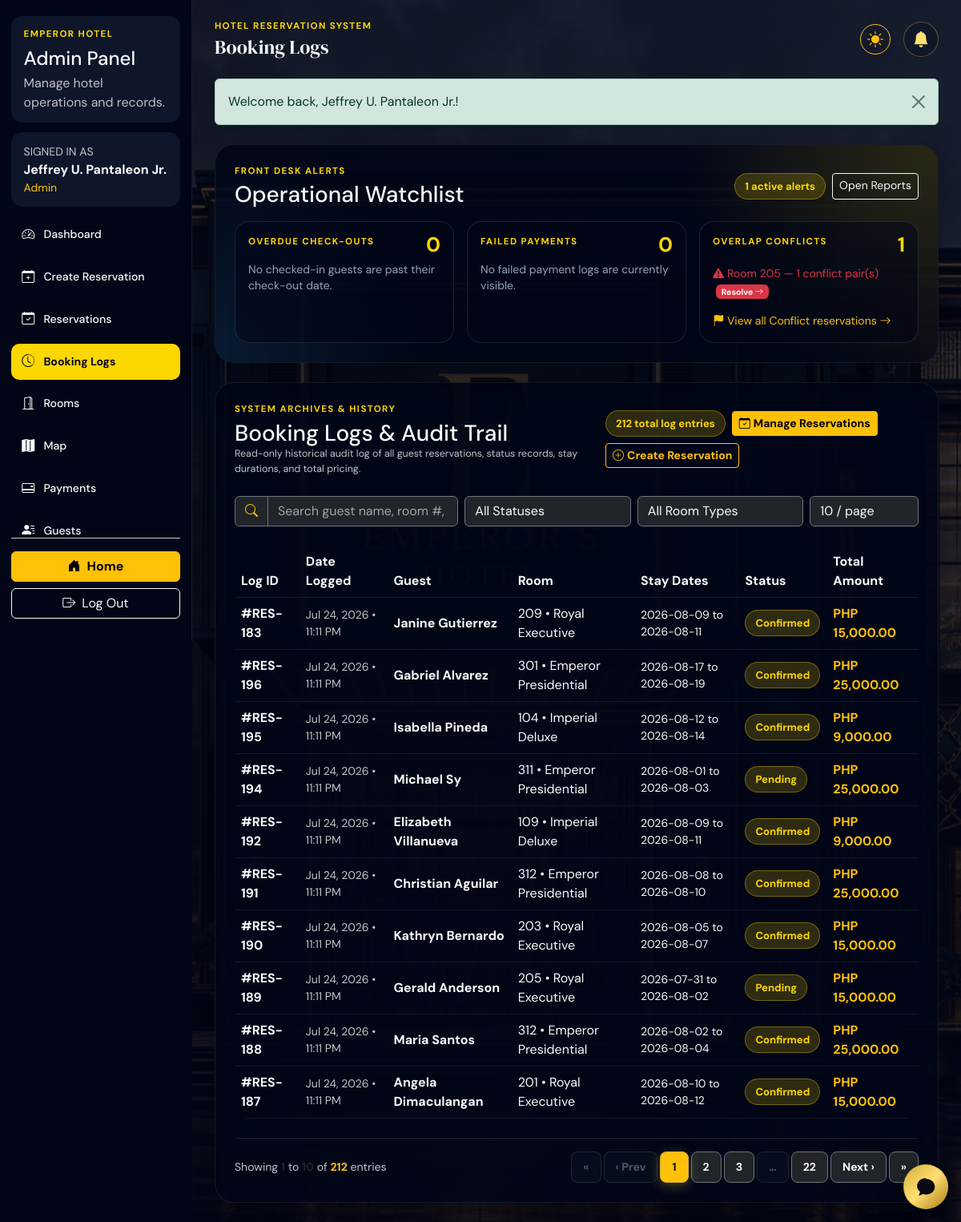
The page /public/admin/booking-records.php (signed in) on the database its author committed.
### tables this page shows
CREATE TABLE IF NOT EXISTS reservations (
    reservation_id INT AUTO_INCREMENT PRIMARY KEY,
    user_id INT NULL,
    guest_id INT NOT NULL,
    room_id INT NOT NULL,
    check_in DATE NOT NULL,
    check_out DATE NOT NULL,
    total_amount DECIMAL(10,2) NOT NULL DEFAULT 0.00,
    status ENUM('Pending', 'Confirmed', 'Checked-in', 'Checked-out', 'Cancelled', 'Conflict') NOT NULL DEFAULT 'Pending',
    created_at TIMESTAMP DEFAULT CURRENT_TIMESTAMP,
    FOREIGN KEY (user_id) REFERENCES users(user_id) ON DELETE SET NULL,
    FOREIGN KEY (guest_id) REFERENCES guests(guest_id) ON DELETE CASCADE,
    FOREIGN KEY (room_id) REFERENCES rooms(room_id) ON DELETE RESTRICT
);

CREATE TABLE IF NOT EXISTS guests (
    guest_id INT AUTO_INCREMENT PRIMARY KEY,
    user_id INT NULL,
    first_name VARCHAR(100) NOT NULL,
    last_name VARCHAR(100) NOT NULL,
    phone VARCHAR(30) DEFAULT NULL,
    email VARCHAR(150) DEFAULT NULL,
    created_at TIMESTAMP DEFAULT CURRENT_TIMESTAMP,
    FOREIGN KEY (user_id) REFERENCES users(user_id) ON DELETE SET NULL
);

CREATE TABLE IF NOT EXISTS rooms (
    room_id INT AUTO_INCREMENT PRIMARY KEY,
    room_number VARCHAR(10) NOT NULL UNIQUE,
    room_type ENUM('Imperial Deluxe', 'Royal Executive', 'Emperor Presidential') NOT NULL,
    floor INT NOT NULL,
    price_per_night DECIMAL(10,2) NOT NULL,
    bed_type VARCHAR(50) DEFAULT 'King Bed',
    max_capacity INT NOT NULL DEFAULT 2,
    view_type VARCHAR(100) DEFAULT 'City View',
    image_url TEXT DEFAULT NULL,
    status ENUM('Available', 'Reserved', 'Occupied', 'Cleaning', 'Maintenance') NOT NULL DEFAULT 'Available',
    created_at TIMESTAMP DEFAULT CURRENT_TIMESTAMP
);

### public/includes/bootstrap.php (called while the page is built, shortened)
<?php
require_once APP_ROOT . '/app/helpers/auth.php';
spl_autoload_register(static function (string $className): void {
    $modelPath = APP_ROOT . '/app/models/' . $className . '.php';
});

### app/models/Reservation.php (called while the page is built, shortened)
<?php
class Reservation
{
    public function paginatedLogs(array $filters = [], int $page = 1, int $perPage = 10): array
    {
        $page = max(1, $page);
        $perPage = max(1, min(100, $perPage));
        $sql = "SELECT r.*, g.first_name, g.last_name, g.email AS guest_email, g.phone,
                       rm.room_number, rm.room_type, u.full_name AS user_name
                FROM reservations r
                INNER JOIN guests g ON g.guest_id = r.guest_id
                INNER JOIN rooms rm ON rm.room_id = r.room_id
                LEFT JOIN users u ON u.user_id = r.user_id
                WHERE 1=1";
        $params = [];
        $search = trim((string) ($filters['search'] ?? ''));
        $status = trim((string) ($filters['status'] ?? ''));
        $roomType = trim((string) ($filters['room_type'] ?? ''));
        $countSql = "SELECT COUNT(*) FROM reservations r
                     INNER JOIN guests g ON g.guest_id = r.guest_id
                     INNER JOIN rooms rm ON rm.room_id = r.room_id
                     LEFT JOIN users u ON u.user_id = r.user_id
                     WHERE 1=1";
        $countStmt = $this->db->prepare($countSql);
        $countStmt->execute($params);
        $total = (int) $countStmt->fetchColumn();
        $totalPages = max(1, (int) ceil($total / $perPage));
        $page = min($page, $totalPages);
        $offset = ($page - 1) * $perPage;
        $sql .= " ORDER BY r.created_at DESC LIMIT :limit OFFSET :offset";
        $stmt = $this->db->prepare($sql);
        $stmt->bindValue(':limit', $perPage, PDO::PARAM_INT);
        $stmt->bindValue(':offset', $offset, PDO::PARAM_INT);
        $stmt->execute();
        return [
            'rows' => $stmt->fetchAll(),
            'total' => $total,
            'page' => $page,
            'per_page' => $perPage,
            'total_pages' => $totalPages,
        ];
    }
}

### app/helpers/auth.php (called while the page is built, shortened)
<?php
function e(string|null|int|float $value): string
{
    return htmlspecialchars((string) $value, ENT_QUOTES, 'UTF-8');
}
function formatMoney(float $amount): string
{
    return 'PHP ' . number_format($amount, 2);
}

### public/admin/booking-records.php (the view, shortened to what this page needs)
<?php
require_once __DIR__ . '/../includes/bootstrap.php';
require_once __DIR__ . '/../includes/layout.php';
$db = Database::connect();
$reservationModel = new Reservation($db);
$search = trim((string) ($_GET['search'] ?? ''));
$statusFilter = trim((string) ($_GET['status'] ?? ''));
$roomTypeFilter = trim((string) ($_GET['room_type'] ?? ''));
$page = (int) ($_GET['page'] ?? 1);
$perPage = (int) ($_GET['per_page'] ?? 10);
$logData = $reservationModel->paginatedLogs([
    'search' => $search,
    'status' => $statusFilter,
    'room_type' => $roomTypeFilter,
], $page, $perPage);
$reservations = $logData['rows'];
?>
<section class="panel-card p-4">
    <div class="d-flex flex-column flex-lg-row justify-content-between align-items-lg-center gap-3 mb-4">
        <div>
            <p class="eyebrow mb-1">System Archives & History</p>
            <h3 class="mb-0">Booking Logs & Audit Trail</h3>
            <p class="muted-copy mb-0">Read-only historical audit log of all guest reservations, status records, stay durations, and total pricing.</p>
        </div>
        <div class="d-flex flex-wrap gap-2 align-items-center">
            <span class="badge-soft"><?php echo e($logData['total']); ?> total log entries</span>
            <a class="btn btn-warning btn-sm fw-semibold" href="reservations.php"><i class="bi bi-calendar-check me-1"></i>Manage Reservations</a>
            <a class="btn btn-outline-warning btn-sm fw-semibold" href="create-reservation.php"><i class="bi bi-plus-circle me-1"></i>Create Reservation</a>
        </div>
    </div>
    <form method="get" class="row g-2 mb-4 align-items-center">
        <div class="col-md-4 col-lg-4">
            <div class="input-group">
                <span class="input-group-text bg-dark border-secondary text-warning"><i class="bi bi-search"></i></span>
                <input type="text" name="search" class="form-control bg-dark text-light border-secondary" placeholder="Search guest name, room #, log ID..." value="<?php echo e($search); ?>">
            </div>
        </div>
        <div class="col-md-3 col-lg-3">
            <select name="status" class="form-select bg-dark text-light border-secondary" onchange="this.form.submit()">
                <option value="all" <?php echo $statusFilter === 'all' || $statusFilter === '' ? 'selected' : ''; ?>>All Statuses</option>
            </select>
        </div>
        <div class="col-md-3 col-lg-3">
            <select name="room_type" class="form-select bg-dark text-light border-secondary" onchange="this.form.submit()">
                <option value="all" <?php echo $roomTypeFilter === 'all' || $roomTypeFilter === '' ? 'selected' : ''; ?>>All Room Types</option>
            </select>
        </div>
        <div class="col-md-2 col-lg-2 d-flex gap-2">
            <select name="per_page" class="form-select bg-dark text-light border-secondary" onchange="this.form.submit()">
                <?php foreach ([10, 25, 50, 100] as $limit): ?>
                    <option value="<?php echo $limit; ?>" <?php echo $perPage === $limit ? 'selected' : ''; ?>><?php echo $limit; ?> / page</option>
                <?php endforeach; ?>
            </select>
        </div>
    </form>
    <div class="table-responsive">
        <table class="table table-dark-soft align-middle mb-0 booking-records-table">
            <thead>
                <tr>
                    <th>Log ID</th>
                    <th>Date Logged</th>
                    <th>Guest</th>
                    <th>Room</th>
                    <th>Stay Dates</th>
                    <th>Status</th>
                    <th>Total Amount</th>
                </tr>
            </thead>
            <tbody>
                <?php foreach ($reservations as $reservation): ?>
                    <tr>
                        <td class="fw-bold text-gold">#RES-<?php echo e((string) $reservation['reservation_id']); ?></td>
                        <td class="small text-muted"><?php echo e(date('M d, Y • h:i A', strtotime((string) $reservation['created_at']))); ?></td>
                        <td class="fw-semibold"><?php echo e($reservation['first_name'] . ' ' . $reservation['last_name']); ?></td>
                        <td><?php echo e($reservation['room_number'] . ' • ' . $reservation['room_type']); ?></td>
                        <td class="small"><?php echo e($reservation['check_in']); ?> to <?php echo e($reservation['check_out']); ?></td>
                        <td><span class="badge-soft"><?php echo e($reservation['status']); ?></span></td>
                        <td class="fw-bold text-warning"><?php echo e(formatMoney((float) $reservation['total_amount'])); ?></td>
                    </tr>
                <?php endforeach; ?>
            </tbody>
        </table>
    </div>
</section>

### public/assets/css/admin/reservations.css (style rules this page uses)
.booking-records-table { min-width: 760px; }

### rows shown on the page
reservations: reservation_id "183", created_at "Jul 24, 2026 • 11:11 PM", guest.last_name "Janine Gutierrez", room.room_type "209 • Royal Executive", check_in "2026-08-09", check_out "2026-08-11", status "Confirmed", total_amount "PHP 15,000.00"
reservations: reservation_id "196", created_at "Jul 24, 2026 • 11:11 PM", guest.last_name "Gabriel Alvarez", room.room_type "301 • Emperor Presidential", check_in "2026-08-17", check_out "2026-08-19", status "Confirmed", total_amount "PHP 25,000.00"
reservations: reservation_id "195", created_at "Jul 24, 2026 • 11:11 PM", guest.last_name "Isabella Pineda", room.room_type "104 • Imperial Deluxe", check_in "2026-08-12", check_out "2026-08-14", status "Confirmed", total_amount "PHP 9,000.00"
reservations: reservation_id "194", created_at "Jul 24, 2026 • 11:11 PM", guest.last_name "Michael Sy", room.room_type "311 • Emperor Presidential", check_in "2026-08-01", check_out "2026-08-03", status "Pending", total_amount "PHP 25,000.00"
reservations: reservation_id "192", created_at "Jul 24, 2026 • 11:11 PM", guest.last_name "Elizabeth Villanueva", room.room_type "109 • Imperial Deluxe", check_in "2026-08-09", check_out "2026-08-11", status "Confirmed", total_amount "PHP 9,000.00"
reservations: reservation_id "191", created_at "Jul 24, 2026 • 11:11 PM", guest.last_name "Christian Aguilar", room.room_type "312 • Emperor Presidential", check_in "2026-08-08", check_out "2026-08-10", status "Confirmed", total_amount "PHP 25,000.00"
reservations: reservation_id "190", created_at "Jul 24, 2026 • 11:11 PM", guest.last_name "Kathryn Bernardo", room.room_type "203 • Royal Executive", check_in "2026-08-05", check_out "2026-08-07", status "Confirmed", total_amount "PHP 15,000.00"
reservations: reservation_id "189", created_at "Jul 24, 2026 • 11:11 PM", guest.last_name "Gerald Anderson", room.room_type "205 • Royal Executive", check_in "2026-07-31", check_out "2026-08-02", status "Pending", total_amount "PHP 15,000.00"
reservations: reservation_id "188", created_at "Jul 24, 2026 • 11:11 PM", guest.last_name "Maria Santos", room.room_type "312 • Emperor Presidential", check_in "2026-08-02", check_out "2026-08-04", status "Confirmed", total_amount "PHP 25,000.00"
reservations: reservation_id "187", created_at "Jul 24, 2026 • 11:11 PM", guest.last_name "Angela Dimaculangan", room.room_type "201 • Royal Executive", check_in "2026-08-10", check_out "2026-08-12", status "Confirmed", total_amount "PHP 15,000.00"

### other values the page prints
$user['full_name'] "Jeffrey U. Pantaleon Jr."
$user['role'] "Admin"
$link['label'] "Dashboard"
$link['label'] "Create Reservation"
$link['label'] "Reservations"
$link['label'] "Booking Logs"
$link['label'] "Rooms"
$link['label'] "Map"
$link['label'] "Payments"
$link['label'] "Guests"
$title "Booking Logs"
$message['message'] "Welcome back, Jeffrey U. Pantaleon Jr.!"
$totalAlertCount "1"
count($operationalAlerts['overdue_checkouts']) "0"
count($failedPayments) "0"
